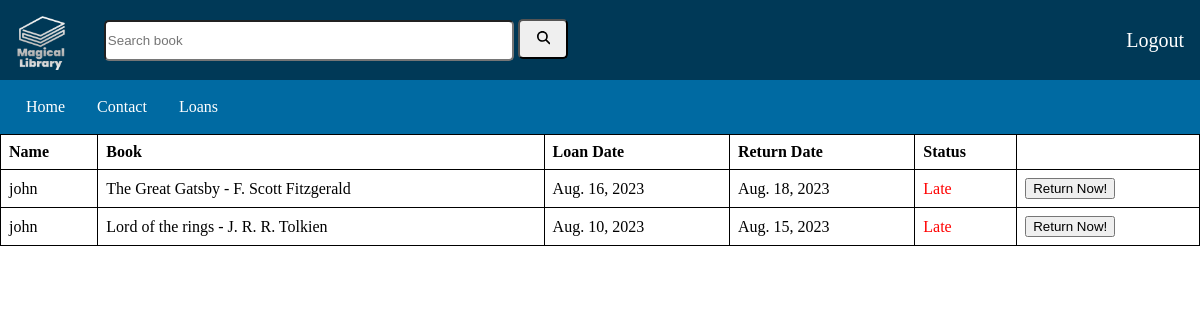
The page /library/loanslist/ (signed in) on the database its author committed.
### library/models.py (models this page shows, shortened)
class Loan(models.Model):
    customer=models.ForeignKey(Customer,on_delete=models.CASCADE)
    book=models.ForeignKey(Book,on_delete=models.CASCADE)
    loan_date=models.DateField()
    return_date=models.DateField()

class Customer(AbstractUser):
    username = models.CharField(max_length=100, primary_key=True)
    city = models.CharField(max_length=100, null=True)
    date_of_birth = models.DateField(default='2000-01-01', null=True)
    email=models.EmailField(max_length=100, default="email@email.com")
    def __str__(self):
        return f"{self.username}"

class Book(models.Model):
    CHOICES = (
        (1, 'Loan up to 10 days'),
        (2, 'Loan up to 5 days'),
        (3, 'Loan up to 2 days'),
    )
    name = models.CharField(max_length=100, primary_key=True ,default=True)
    author = models.CharField(max_length=100, null=True)
    year_pulished=models.DateField()
    loan_type = models.IntegerField(choices=CHOICES,default=1)
    image = models.ImageField(upload_to="book_images", default="book_images/book_placeholder.jpg")
    summary = models.TextField(null=True)
    def __str__(self):
        return f"{self.name} - {self.author}"

### library/views.py (the view)
# urls.py: path("loanslist/", views.show_loans, name="all_loans"),
def show_loans(request):
    all_loans = Loan.objects.all()
    today = datetime.now().date()
    if request.user.is_superuser: #Checks if the user is admin
        context = {
            'loans': all_loans,
            'today': today
        }
    elif request.user.is_authenticated: #Checks if the user is logged in
        current_customer = Customer.objects.get(username=request.user.username)
        customer_loans = Loan.objects.filter(customer=current_customer)
        context = {
            'loans': customer_loans,
            'today': today
        }
    return render(request, 'loans.html', context)

### library/templates/loans.html (shortened to what this page needs)
{% extends "base.html" %} {% load static %}
{% block content %}
<table>
    <tr>
        <th>Name</th>
        <th>Book</th>
        <th>Loan Date</th>
        <th>Return Date</th>
        <th>Status</th>
    </tr>
    {% for loan in loans %}
    <tr>
        <td>{{ loan.customer }}</td>
        <td>{{ loan.book }}</td>
        <td>{{ loan.loan_date }}</td>
        <td>{{ loan.return_date }}</td>
        <td>
            {% if loan.return_date < today %}
                <span style="color: red;">Late</span>
            {% else %}
                Active
            {% endif %}
        </td>
        <td>
            <form id="returnForm" method="post" action="{% url 'return_loan' loan.id %}">
                <button type="submit">Return Now!</button>
            </form>
        </td>
    </tr>
    {% endfor %}
</table>
{% endblock %}

### static/css/style.css (style rules this page uses)
body { margin: 0; padding: 0; min-height: 100vh; display: flex; flex-direction: column; width:100%; }
table { border-collapse: collapse; width: 100%; border: 1px solid black; }
th, td { border: 1px solid black; padding: 8px; text-align: left; }

### rows shown on the page
Loan: customer "john", book "The Great Gatsby - F. Scott Fitzgerald", loan_date "Aug. 16, 2023", return_date "Aug. 18, 2023", shows "Late"
Loan: customer "john", book "Lord of the rings - J. R. R. Tolkien", loan_date "Aug. 10, 2023", return_date "Aug. 15, 2023", shows "Late"
